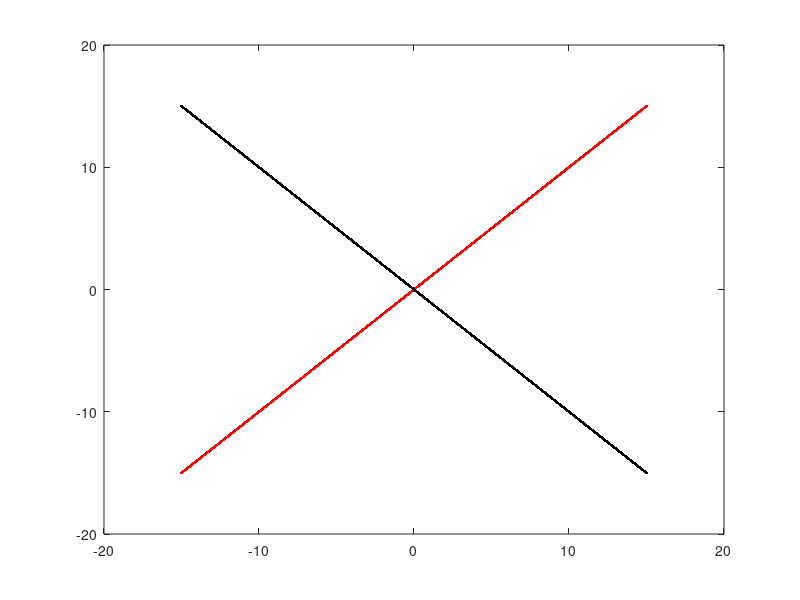

The MATLAB script that drew this image:
%% plot eiv of linearized system 
C=-4; %look at the velocity field and determine the constants
w=-4;
A=[0 1+0.5*(C-w);1-0.5*(C-w) 0]; %plugged into the transformation %matrix
[eiv,lamda]=eig(A)
%technically we would need to transform it back to the original frame x so we would need to 
%do the computation x=M*eiv to find the correct eigenvalues. 
%but here we are only looking at time t=pi/2 which is the period of the flow, 
%Therefore M is the Unity matrix and we observe no change so we don't need to do the transformation. 

%%
eivstable= eiv(:,2)
eivunstable=eiv(:,1)

%%
xaxisS=abs(eivstable(1,1));
yaxisS=abs(eivstable(2,1));

xaxisU=abs(eivunstable(1,1));
yaxisU=abs(eivunstable(2,1));

x0=-15:0.005:15
k=0

Nk=length(k)
Nx=length(x0)
coeffS=yaxisS./xaxisS; %in this case we have coeff=1 but this is not %always the case
coeffU=yaxisU./xaxisU;
for i=1:Nk
    
    y0f=coeffS.*x0+k(1)
    y0b=-coeffU.*x0+k(1)
    plot(x0,y0f,'r.')
    hold on 
    plot(x0,y0b,'k.')
    hold on 
end 
xlim([-20 20])
ylim([-20 20])


